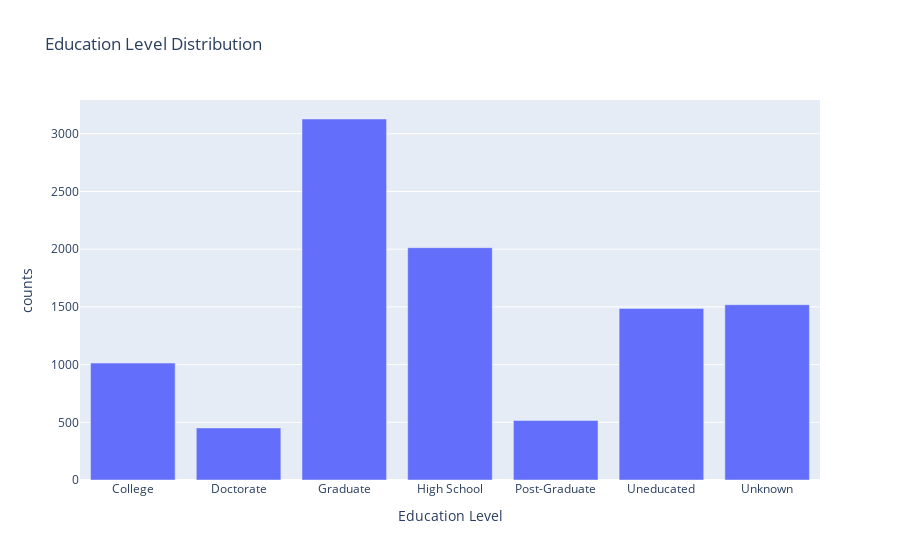

Write notebook code for a chart like this one.
### Code cell
edu_df = bank_df.groupby(['Education_Level']).size().reset_index(name='counts')
fig = px.bar(edu_df, x='Education_Level', y='counts', labels={'Education_Level':'Education Level'}, title='Education Level Distribution')
fig.show()

### Figure 1 — Plotly figure (JSON) as saved in the notebook; plotly's stock layout.template omitted (floating-point values rounded to 4 significant figures)
{"data": [{"alignmentgroup": "True", "hovertemplate": "Education Level=%{x}<br>counts=%{y}<extra></extra>", "legendgroup": "", "marker": {"color": "#636efa", "pattern": {"shape": ""}}, "name": "", "offsetgroup": "", "orientation": "v", "showlegend": false, "textposition": "auto", "type": "bar", "x": ["College", "Doctorate", "Graduate", "High School", "Post-Graduate", "Uneducated", "Unknown"], "xaxis": "x", "y": [1013, 451, 3128, 2013, 516, 1487, 1519], "yaxis": "y"}], "layout": {"barmode": "relative", "legend": {"tracegroupgap": 0}, "title": {"text": "Education Level Distribution"}, "xaxis": {"anchor": "y", "domain": [0, 1], "title": {"text": "Education Level"}}, "yaxis": {"anchor": "x", "domain": [0, 1], "title": {"text": "counts"}}}}
